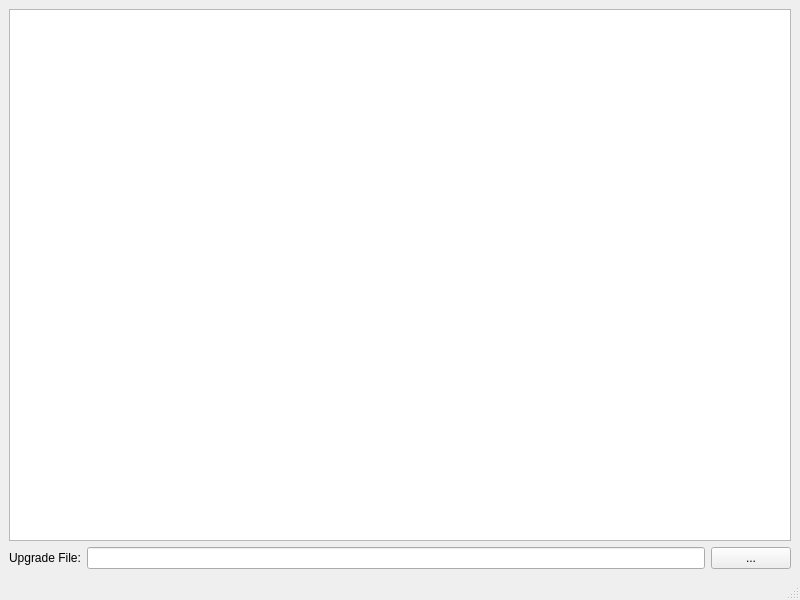
<?xml version="1.0" encoding="UTF-8"?>
<ui version="4.0">
 <class>MainWindow</class>
 <widget class="QMainWindow" name="MainWindow">
  <property name="geometry">
   <rect>
    <x>0</x>
    <y>0</y>
    <width>800</width>
    <height>600</height>
   </rect>
  </property>
  <property name="windowTitle">
   <string>MainWindow</string>
  </property>
  <widget class="QWidget" name="centralwidget">
   <layout class="QGridLayout" name="gridLayout">
    <item row="0" column="0">
     <widget class="QTableView" name="tableView_clients"/>
    </item>
    <item row="1" column="0">
     <layout class="QFormLayout" name="formLayout">
      <item row="0" column="0">
       <widget class="QLabel" name="label">
        <property name="text">
         <string>Upgrade File:</string>
        </property>
       </widget>
      </item>
      <item row="0" column="1">
       <layout class="QHBoxLayout" name="horizontalLayout">
        <item>
         <widget class="QLineEdit" name="lineEdit_upgrade_file_path"/>
        </item>
        <item>
         <widget class="QPushButton" name="pushButton_upgrade_file">
          <property name="text">
           <string>...</string>
          </property>
         </widget>
        </item>
       </layout>
      </item>
     </layout>
    </item>
   </layout>
  </widget>
  <widget class="QStatusBar" name="statusbar"/>
 </widget>
 <resources/>
 <connections/>
</ui>
